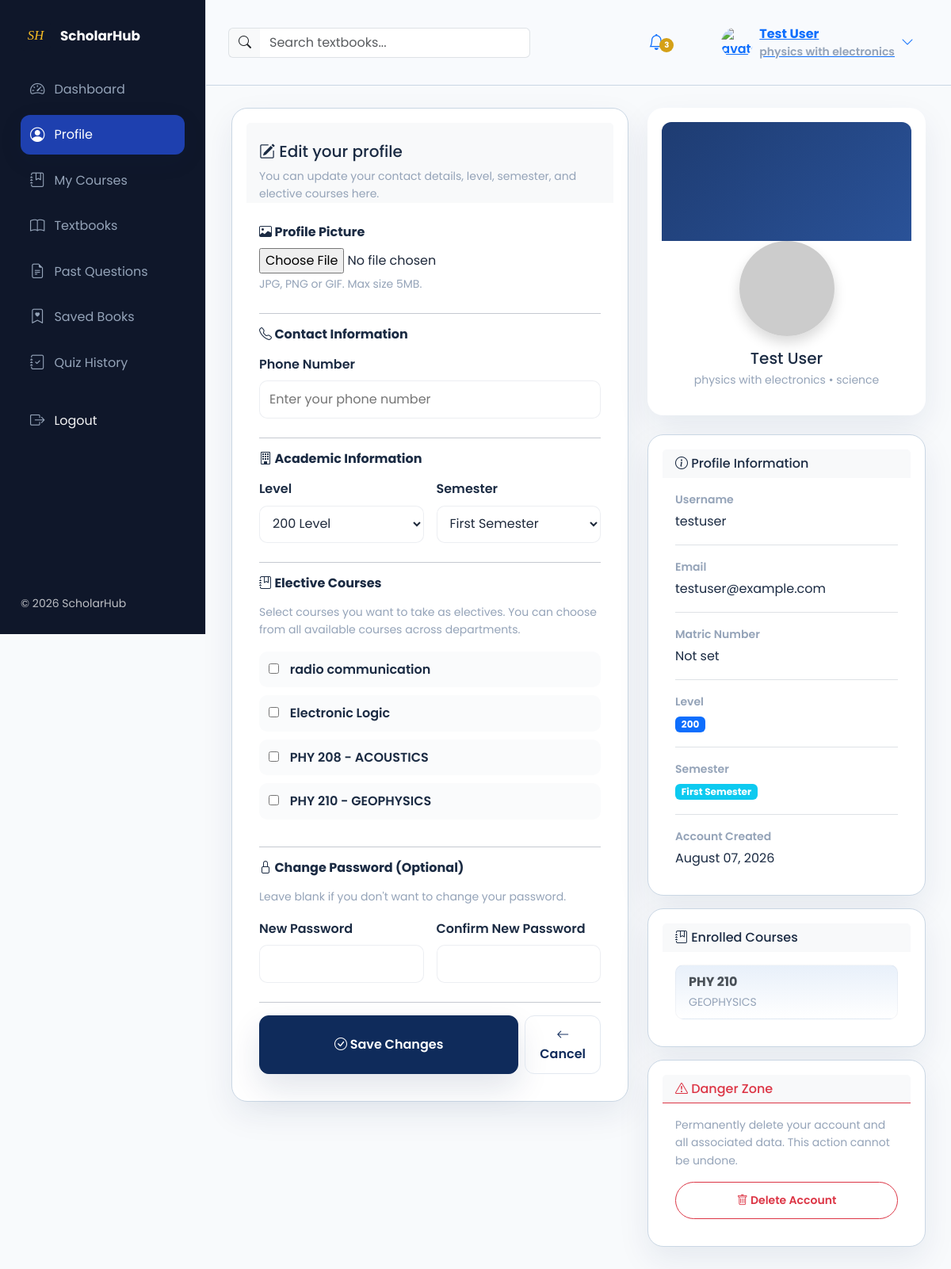
Screenshot of /profile/ (signed in) with the database file from the repository.
### ScholarHub/models.py (models this page shows, shortened)
class StudentProfile(models.Model):
    user = models.OneToOneField(User, on_delete=models.CASCADE, related_name='student_profile')
    matric_number = models.CharField(max_length=50, blank=True)
    faculty = models.ForeignKey(Faculty, on_delete=models.SET_NULL, null=True, blank=True, related_name='students')
    department = models.ForeignKey(Department, on_delete=models.SET_NULL, null=True, blank=True, related_name='students')
    level = models.CharField(max_length=20, choices=LEVEL_CHOICES, default='100')
    semester = models.CharField(max_length=30, choices=SEMESTER_CHOICES, default='First Semester')
    phone_number = models.CharField(max_length=20, blank=True)
    profile_picture = models.ImageField(upload_to='profiles/', blank=True, null=True)
    courses = models.ManyToManyField(Course, blank=True, related_name='students')
    elective_courses = models.ManyToManyField(Course, blank=True, related_name='elective_students')
    saved_textbooks = models.ManyToManyField('Textbook', blank=True, related_name='saved_by_students')
    saved_past_questions = models.ManyToManyField('PastQuestion', blank=True, related_name='saved_by_students')
    created_at = models.DateTimeField(auto_now_add=True)
    class Meta:
        ordering = ('user__first_name',)

class Department(models.Model):
    faculty = models.ForeignKey(Faculty, on_delete=models.CASCADE, related_name='departments')
    name = models.CharField(max_length=150)
    description = models.TextField(blank=True)
    created_at = models.DateTimeField(auto_now_add=True)
    class Meta:
        ordering = ('name',)
        unique_together = ('faculty', 'name')

class Faculty(models.Model):
    name = models.CharField(max_length=150, unique=True)
    description = models.TextField(blank=True)
    created_at = models.DateTimeField(auto_now_add=True)
    class Meta:
        ordering = ('name',)

class Course(models.Model):
    department = models.ForeignKey(Department, on_delete=models.CASCADE, related_name='courses')
    code = models.CharField(max_length=30, unique=True, blank=True, null=True)
    title = models.CharField(max_length=200)
    level = models.CharField(max_length=20, choices=LEVEL_CHOICES)
    semester = models.CharField(max_length=30, choices=SEMESTER_CHOICES)
    units = models.PositiveIntegerField(blank=True, null=True)
    description = models.TextField(blank=True)
    quiz_time_limit = models.PositiveIntegerField(blank=True, null=True, help_text='Optional quiz timer in minutes.')
    created_at = models.DateTimeField(auto_now_add=True)
    class Meta:
        ordering = ('title',)
    def __str__(self):
        if self.code:
            return f'{self.code} - {self.title}'
        return self.title

### ScholarHub/auth_views.py (the view)
# urls.py: path('profile/', auth_views.profile_view, name='profile'),
@login_required
def profile_view(request):
    profile = get_or_create_student_profile(request.user)
    if request.method == 'POST':
        form = ProfileUpdateForm(request.POST, request.FILES, profile=profile)
        if form.is_valid():
            form.save(request.user)
            messages.success(request, 'Your profile was updated successfully.')
            return redirect('profile')
    else:
        form = ProfileUpdateForm(profile=profile)
    return render(request, 'ScholarHub/profile.html', {'form': form, 'profile': profile})

### ScholarHub/templates/ScholarHub/profile.html (shortened to what this page needs)
{% extends 'ScholarHub/base.html' %}
{% load static %}
{% block content %}
<div class="row gx-4">
  <div class="col-12 col-lg-7">
    <div class="card sh-elevated">
      <div class="card-header bg-light border-0 pt-4 pb-0">
        <h5 class="mb-2"><i class="bi bi-pencil-square"></i> Edit your profile</h5>
        <p class="text-muted small mb-0">You can update your contact details, level, semester, and elective courses here.</p>
      </div>
      <div class="card-body pt-4">
        <form method="post" enctype="multipart/form-data">
          <div class="mb-4">
            <label class="form-label fw-bold"><i class="bi bi-image"></i> Profile Picture</label>
            <div class="input-group">
              {{ form.profile_picture }}
            </div>
            <small class="text-muted">JPG, PNG or GIF. Max size 5MB.</small>
          </div>
          <hr>
          <div class="mb-4">
            <h6 class="mb-3 fw-bold"><i class="bi bi-telephone"></i> Contact Information</h6>
            <div class="mb-3">
              <label class="form-label">{{ form.phone_number.label }}</label>
              {{ form.phone_number }}
            </div>
          </div>
          <hr>
          <div class="mb-4">
            <h6 class="mb-3 fw-bold"><i class="bi bi-building"></i> Academic Information</h6>
            <div class="row g-3">
              <div class="col-md-6">
                <label class="form-label">{{ form.level.label }}</label>
                {{ form.level }}
              </div>
              <div class="col-md-6">
                <label class="form-label">{{ form.semester.label }}</label>
                {{ form.semester }}
              </div>
            </div>
          </div>
          <hr>
          <div class="mb-4" id="elective-courses-section">
            <h6 class="mb-3 fw-bold"><i class="bi bi-journal-bookmark"></i> Elective Courses</h6>
            <p class="text-muted small mb-3">Select courses you want to take as electives. You can choose from all available courses across departments.</p>
            <div class="sh-checkbox-group" style="max-height: 400px; overflow-y: auto;">
              {{ form.elective_courses }}
            </div>
          </div>
          <hr>
          <div class="mb-4">
            <h6 class="mb-3 fw-bold"><i class="bi bi-lock"></i> Change Password (Optional)</h6>
            <p class="text-muted small mb-3">Leave blank if you don't want to change your password.</p>
            <div class="row g-3">
              <div class="col-md-6">
                <label class="form-label">{{ form.password1.label }}</label>
                {{ form.password1 }}
              </div>
              <div class="col-md-6">
                <label class="form-label">{{ form.password2.label }}</label>
                {{ form.password2 }}
              </div>
            </div>
          </div>
          <hr>
          <div class="d-flex gap-2">
            <button class="btn btn-primary" type="submit">
              <i class="bi bi-check-circle"></i> Save Changes
            </button>
            <a class="btn btn-outline-secondary" href="{% url 'dashboard' %}">
              <i class="bi bi-arrow-left"></i> Cancel
            </a>
          </div>
        </form>
      </div>
    </div>
  </div>
  <div class="col-12 col-lg-5">
    <div class="card sh-elevated mb-4 border-0">
      <div class="card-body p-0 overflow-hidden position-relative" style="background: linear-gradient(135deg, #1e3c72 0%, #2a5298 100%); height: 150px; border-radius: 12px 12px 0 0;">
      </div>
      <div class="card-body pt-0">
        <div class="text-center">
          <div class="mb-3 mt-n4">
            {% if profile.profile_picture %}
              <img src="{{ profile.profile_picture.url }}" alt="avatar" class="img-fluid rounded-circle border-4 border-white shadow" style="width: 120px; height: 120px; object-fit: cover;">
            {% else %}
              <img src="https://via.placeholder.com/120" alt="avatar" class="img-fluid rounded-circle border-4 border-white shadow" style="width: 120px; height: 120px; object-fit: cover;">
            {% endif %}
          </div>
          <h5 class="mb-1">{{ user.get_full_name|default:user.username }}</h5>
          <p class="text-muted small mb-0">{{ profile.department.name|default:'Department' }} • {{ profile.faculty.name|default:'Faculty' }}</p>
        </div>
      </div>
    </div>
    <div class="card sh-elevated mb-3">
      <div class="card-header bg-light border-0">
        <h6 class="mb-0"><i class="bi bi-info-circle"></i> Profile Information</h6>
      </div>
      <div class="card-body">
        <div class="mb-3 pb-3 border-bottom">
          <label class="form-label small text-muted mb-1">Username</label>
          <p class="mb-0 fw-500">{{ user.username }}</p>
        </div>
        <div class="mb-3 pb-3 border-bottom">
          <label class="form-label small text-muted mb-1">Email</label>
          <p class="mb-0 fw-500">{{ user.email }}</p>
        </div>
        <div class="mb-3 pb-3 border-bottom">
          <label class="form-label small text-muted mb-1">Matric Number</label>
          <p class="mb-0 fw-500">{{ profile.matric_number|default:"Not set" }}</p>
        </div>
        <div class="mb-3 pb-3 border-bottom">
          <label class="form-label small text-muted mb-1">Level</label>
          <p class="mb-0 fw-500"><span class="badge bg-primary">{{ profile.level }}</span></p>
        </div>
        <div class="mb-3 pb-3 border-bottom">
          <label class="form-label small text-muted mb-1">Semester</label>
          <p class="mb-0 fw-500"><span class="badge bg-info">{{ profile.semester }}</span></p>
        </div>
        <div>
          <label class="form-label small text-muted mb-1">Account Created</label>
          <p class="mb-0 fw-500">{{ user.date_joined|date:"F d, Y" }}</p>
        </div>
      </div>
    </div>
    <div class="card sh-elevated mb-3">
      <div class="card-header bg-light border-0">
        <h6 class="mb-0"><i class="bi bi-journal-bookmark"></i> Enrolled Courses</h6>
      </div>
      <div class="card-body">
        {% if profile.courses.all %}
          <div class="d-flex flex-column gap-2">
            {% for course in profile.courses.all %}
              <div class="alert alert-light mb-0 py-2 px-3">
                <strong>{{ course.code }}</strong><br>
                <small class="text-muted">{{ course.title }}</small>
              </div>
            {% endfor %}
          </div>
        {% else %}
          <p class="text-muted small mb-0"><i class="bi bi-info-circle"></i> No courses assigned yet.</p>
        {% endif %}
      </div>
    </div>
    <div class="card sh-elevated border-danger">
      <div class="card-header bg-light border-danger">
        <h6 class="mb-0 text-danger"><i class="bi bi-exclamation-triangle"></i> Danger Zone</h6>
      </div>
      <div class="card-body">
        <p class="small text-muted mb-3">Permanently delete your account and all associated data. This action cannot be undone.</p>
        <button class="btn btn-outline-danger btn-sm w-100" data-bs-toggle="modal" data-bs-target="#deleteAccountModal">
          <i class="bi bi-trash"></i> Delete Account
        </button>
      </div>
    </div>
  </div>
</div>
{% endblock %}

### ScholarHub/templates/ScholarHub/base.html (shortened to what this page needs)
         {% load static %}
<!doctype html>
<html lang="en">
<head>
  <link href="https://cdn.jsdelivr.net/npm/bootstrap@5.3.2/dist/css/bootstrap.min.css" rel="stylesheet">
  <link href="https://cdn.jsdelivr.net/npm/bootstrap-icons@1.10.5/font/bootstrap-icons.css" rel="stylesheet">
  <link rel="stylesheet" href="{% static 'ScholarHub/css/site.css' %}">
  <link rel="stylesheet" href="{% static 'ScholarHub/css/theme.css' %}">
  <link rel="stylesheet" href="{% static 'ScholarHub/css/dashboard.css' %}">
</head>
<body class="sh-dashboard theme-saas-light">
  <div class="sh-app">
    <aside class="sh-sidebar" id="shSidebar">
      <div class="sh-sidebar-inner">
        <div class="sh-brand d-flex align-items-center">
          <img src="{% static 'ScholarHub/images/logo-mark.svg' %}" alt="ScholarHub" class="sh-logo">
          <span class="sh-brand-text">ScholarHub</span>
        </div>
        <nav class="sh-nav mt-4">
          <ul class="list-unstyled">
            <li class="sh-nav-item {% if request.resolver_match.url_name == 'dashboard' %}active{% endif %}">
              <a href="{% url 'dashboard' %}" class="sh-nav-link">
                <i class="bi bi-speedometer2"></i><span>Dashboard</span>
              </a>
            </li>
            <li class="sh-nav-item {% if request.resolver_match.url_name == 'profile' %}active{% endif %}">
              <a href="{% url 'profile' %}" class="sh-nav-link">
                <i class="bi bi-person-circle"></i><span>Profile</span>
              </a>
            </li>
            <li class="sh-nav-item {% if request.resolver_match.url_name == 'my_courses' %}active{% endif %}">
              <a href="{% url 'my_courses' %}" class="sh-nav-link">
                <i class="bi bi-journal-bookmark"></i><span>My Courses</span>
              </a>
            </li>
            <li class="sh-nav-item {% if request.resolver_match.url_name == 'textbooks' %}active{% endif %}">
              <a href="{% url 'textbooks' %}" class="sh-nav-link">
                <i class="bi bi-book"></i><span>Textbooks</span>
              </a>
            </li>
            <li class="sh-nav-item {% if request.resolver_match.url_name == 'past_questions' %}active{% endif %}">
              <a href="{% url 'past_questions' %}" class="sh-nav-link">
                <i class="bi bi-file-earmark-text"></i><span>Past Questions</span>
              </a>
            </li>
            <li class="sh-nav-item {% if request.resolver_match.url_name == 'saved_books' %}active{% endif %}">
              <a href="{% url 'saved_books' %}" class="sh-nav-link">
                <i class="bi bi-bookmark-heart"></i><span>Saved Books</span>
              </a>
            </li>
            <li class="sh-nav-item {% if request.resolver_match.url_name == 'quiz_attempt_history' %}active{% endif %}">
              <a href="{% url 'quiz_attempt_history' %}" class="sh-nav-link">
                <i class="bi bi-journal-check"></i><span>Quiz History</span>
              </a>
            </li>
            <li class="sh-nav-item sh-logout-item mt-3">
              <a href="{% url 'logout' %}" class="sh-nav-link logout-link">
                <i class="bi bi-box-arrow-right"></i><span>Logout</span>
              </a>
            </li>
          </ul>
        </nav>
        <div class="sh-sidebar-footer mt-auto">
          <small class="text-muted">© 2026 ScholarHub</small>
        </div>
      </div>
    </aside>
    <div class="sh-main">
      <header class="sh-topbar d-flex align-items-center justify-content-between">
        <div class="d-flex align-items-center gap-3 me-2">
          <form class="d-flex align-items-center sh-navbar-search" method="get" action="{% if request.resolver_match.url_name == 'past_questions' %}{% url 'past_questions' %}{% else %}{% url 'textbooks' %}{% endif %}">
            <div class="input-group">
              <span class="input-group-text border-end-0"><i class="bi bi-search"></i></span>
              <input name="q" class="form-control border-start-0" placeholder="{% if request.resolver_match.url_name == 'past_questions' %}Search past questions...{% else %}Search textbooks...{% endif %}" value="{{ request.GET.q|default:'' }}" aria-label="Search">
            </div>
          </form>
        </div>
        <div class="d-flex align-items-center gap-3 ms-auto">
          <div class="sh-notification dropdown">
            <button class="btn btn-link position-relative" id="shNotifyBtn"><i class="bi bi-bell fs-5"></i><span class="badge sh-badge">3</span></button>
          </div>
          <div class="sh-profile dropdown">
            <button class="btn btn-link d-flex align-items-center gap-2" id="shProfileBtn">
              {% if profile and profile.profile_picture %}
                <img src="{{ profile.profile_picture.url }}" alt="avatar" class="rounded-circle sh-avatar">
              {% else %}
                <img src="{% static 'ScholarHub/images/default-avatar.svg' %}" alt="avatar" class="rounded-circle sh-avatar">
              {% endif %}
              <div class="d-none d-md-block text-start">
                <div class="fw-bold sh-username">{{ user.get_full_name|default:user.username }}</div>
                <div class="small text-muted sh-dept">{{ profile.department.name|default:'Department' }}</div>
              </div>
              <i class="bi bi-chevron-down d-none d-md-inline"></i>
            </button>
          </div>
        </div>
      </header>
      <div class="sh-content container-fluid">
        {% block content %}
        {% endblock %}
      </div>
    </div>
  </div>
</body>
</html>

### rows the page displays
StudentProfile: department.name "physics with electronics", faculty.name "science", matric_number "Not set", level "200", semester "First Semester"
Course: code "PHY 210", title "GEOPHYSICS"

### other values shown
{{ user.get_full_name|default:user.username }} "Test User"
{{ user.username }} "testuser"
{{ user.email }} "testuser@example.com"
{{ user.date_joined|date:"F d, Y" }} "August 07, 2026"
